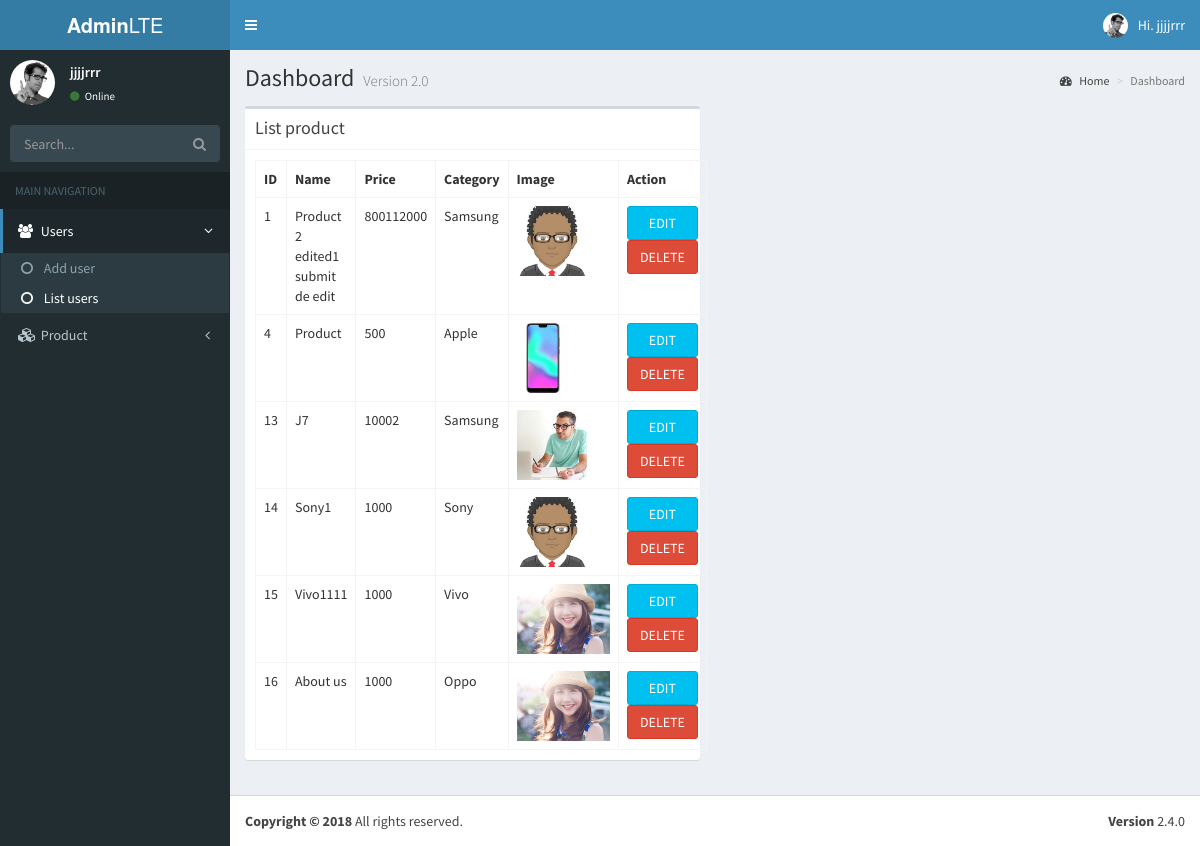
Page /session10/admin.php?action=list_product (signed in) on the committed database.
### tables this page shows
CREATE TABLE `products` (
  `id` int(11) NOT NULL,
  `product_category_id` int(11) NOT NULL,
  `name` varchar(255) DEFAULT NULL,
  `price` float DEFAULT NULL,
  `image` varchar(255) NOT NULL
);

CREATE TABLE `product_categories` (
  `id` int(11) NOT NULL,
  `name` varchar(255) NOT NULL
);

### session10/model/product.php (called while the page is built, shortened)
<?php
	class Product {
		public $conn;
		function __construct() {
			$connect = new ConnectDB();
			$this->conn = $connect->connect();
		}
		function getListProductAdmin() {
			$sql = "SELECT products.id, products.name, products.price, products.image, product_categories.name AS category_name  FROM products INNER JOIN product_categories ON
			products.product_category_id = product_categories.id";
			$result = mysqli_query($this->conn, $sql);
			return $result;
		}
	}
?>

### session10/config/connectdb.php (called while the page is built)
<?php
	class ConnectDB {
		function connect(){
			$server = 'localhost';
			$username = 'root';
			$password = '';
			$database = '18php04_shop';
			$this->conn = mysqli_connect($server, $username, $password, $database);
			return $this->conn;
		}
	}
?>

### session10/view/backend/list_product.php (the view, shortened to what this page needs)
<div class="row">
        <div class="col-md-6">
          <div class="box">
            <div class="box-header with-border">
              <h3 class="box-title">List product</h3>
            </div>
            <div class="box-body">
              <table class="table table-bordered">
                <tr>
                  <th style="width: 10px">ID</th>
                  <th>Name</th>
                  <th>Price</th>
                  <th>Category</th>
                  <th>Image</th>
                  <th style="width: 40px">Action</th>
                </tr>
                <?php while ($row = $listProduct->fetch_assoc()) {
                    $id    = $row['id'];
                    $image = $row['image'];
                  ?>
                  <tr>
                    <td><?php echo $row['id']?></td>
                    <td><?php echo $row['name']?></td>
                    <td><?php echo $row['price']?></td>
                    <td><?php echo $row['category_name']?></td>
                    <td><img src="dist/img/<?php echo $image;?>"></td>
                    <td>
                    <a href="admin.php?action=edit_product&id=<?php echo $id;?>"><button type="button" class="btn btn-block btn-info">EDIT</button></a>
                    <a href="admin.php?action=delete_product&id=<?php echo $id;?>"><button type="button" class="btn btn-block btn-danger">DELETE</button></a>
                    </td>
                  </tr>
                <?php }?>
              </table>
            </div>
          </div>
      </div>
  </div>

### session10/view/backend/list_product.php (style rules this page uses)
img { height: 70px; }

### rows in the picture
products: id "1", name "Product 2 edited1 submit de edit", price "800112000", product_category.name "Samsung", image (picture)
products: id "4", name "Product", price "500", product_category.name "Apple", image (picture)
products: id "13", name "J7", price "10002", product_category.name "Samsung", image (picture)
products: id "14", name "Sony1", price "1000", product_category.name "Sony", image (picture)
products: id "15", name "Vivo1111", price "1000", product_category.name "Vivo", image (picture)
products: id "16", name "About us", price "1000", product_category.name "Oppo", image (picture)

### other values in the picture
$_SESSION['login'] "jjjjrrr"
